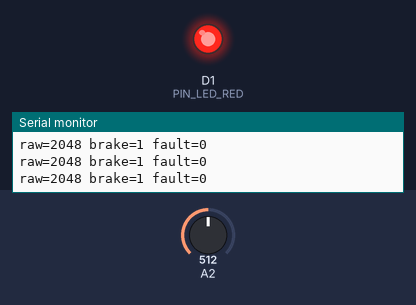
Recording of a sketch running on a simulated Arduino Zero (SAMD21). Parts: output pins drawn as LEDs (lit = HIGH), the last lines printed to the serial monitor. The inputs (shaded band) are chosen by the test bench; at power-on: A2 = 512 (analog values on the 0–1023 scale).

Above: at 1.2 s.
1.3 s: A2 set to 186
2.8 s: A2 set to 158
At 3.2 s:
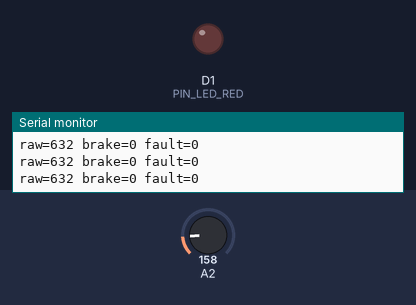
4.3 s: A2 set to 216
5.8 s: A2 set to 239
At 7.0 s:
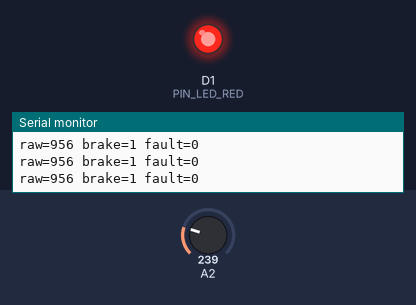
7.3 s: A2 set to 122
At 8.4 s:
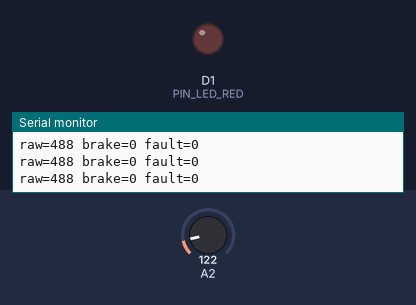
Timing chart, 0 to 9.8 s (numbered marks = the images above; inputs shaded):
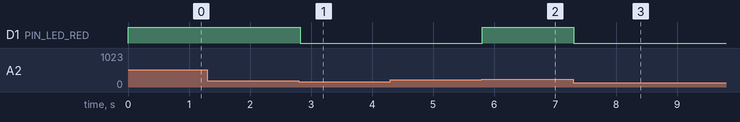

Measured:
- the behaviour switches between 175 and 174 on A2 (found by bisection; images 0 and 1)
- the behaviour switches between 225 and 226 on A2 (found by bisection; images 1 and 2)
- after the input at 2.8 s, D1 (PIN_LED_RED): HIGH → LOW at once
- after the input at 5.8 s, D1 (PIN_LED_RED): LOW → HIGH at once
- after the input at 7.3 s, D1 (PIN_LED_RED): HIGH → LOW at once

The sketch:

Brake_light_2.ino
```cpp
 // ADC de 12 bits: 0..4095 corresponde a 0..3.3 V
constexpr int ADC_BITS = 12;
constexpr int THRESH_ON = 900;  // acende acima deste valor
constexpr int THRESH_OFF = 700;  // apaga abaixo deste valor
constexpr int ADC_MIN_OK = 100;  // abaixo = sensor/cabo em falha
constexpr int ADC_MAX_OK = 4000;  // acima = sensor/cabo em falha

bool brakeOn = false;
 #define  PIN_LED_RED 1
 #define  PIN_BRAKE_ADC 2

void setup() {
  pinMode ( PIN_LED_RED, OUTPUT); //Defino a função dos pinos
  pinMode ( PIN_BRAKE_ADC, INPUT);

  Serial.begin(115200); //Começo a transmitir imformação no monitor serial

  analogReadResolution (ADC_BITS); //Defenição da resolução em bits
}
void loop() {

int raw = analogRead( PIN_BRAKE_ADC);
bool sensorFault = (raw < ADC_MIN_OK) || (raw > ADC_MAX_OK); //Defino o que é considerado uma falha do sistema

if (sensorFault) {

brakeOn = true; // falha segura: luz acesa
}
else if (!brakeOn && raw > THRESH_ON) {

 brakeOn = true; //Se a luz do travão não está ligada e raw( valor da tensão no sensor do travão) > THRESH_ON, então ligar luz do travão

} else if (brakeOn && raw < THRESH_OFF) {

 brakeOn = false; //Se a luz do travão está ligada e raw( valor da tensão no sensor do travão) > THRESH_ON, então desligar luz do travão
}

  digitalWrite(PIN_LED_RED, brakeOn? HIGH : LOW); //Acende a brake light conforme o valor da variável "brakeOn"
  Serial.print("raw="); Serial.print(raw);
  Serial.print(" brake="); Serial.print(brakeOn);
  Serial.print(" fault="); Serial.println(sensorFault);
 delay(20);
}
```
